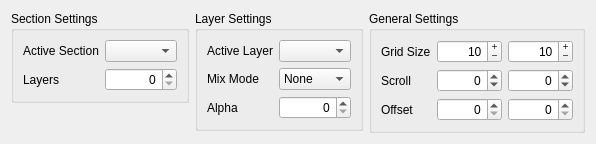
     <widget class="QWidget" name="sectionTab">
      <property name="sizePolicy">
       <sizepolicy hsizetype="Minimum" vsizetype="Minimum">
        <horstretch>0</horstretch>
        <verstretch>0</verstretch>
       </sizepolicy>
      </property>
      <attribute name="title">
       <string>Section</string>
      </attribute>
      <layout class="QGridLayout" name="gridLayout_6">
       <item row="0" column="7" alignment="Qt::AlignTop">
        <widget class="QGroupBox" name="layerSettingsGroupBox">
         <property name="title">
          <string>Layer Settings</string>
         </property>
         <layout class="QGridLayout" name="gridLayout_12">
          <item row="1" column="1">
           <widget class="QComboBox" name="mix_modeComboBox">
            <property name="toolTip">
             <string>The method used to mix this Layer with its base Section</string>
            </property>
            <item>
             <property name="text">
              <string>None</string>
             </property>
            </item>
            <item>
             <property name="text">
              <string>Alpha</string>
             </property>
            </item>
            <item>
             <property name="text">
              <string>Multiply</string>
             </property>
            </item>
            <item>
             <property name="text">
              <string>Overlay</string>
             </property>
            </item>
           </widget>
          </item>
          <item row="0" column="1">
           <widget class="QComboBox" name="layerComboBox">
            <property name="toolTip">
             <string>The currently selected Layer</string>
            </property>
           </widget>
          </item>
          <item row="0" column="0">
           <widget class="QLabel" name="label">
            <property name="text">
             <string>Active Layer</string>
            </property>
           </widget>
          </item>
          <item row="1" column="0">
           <widget class="QLabel" name="mixModeLabel">
            <property name="text">
             <string>Mix Mode</string>
            </property>
           </widget>
          </item>
          <item row="2" column="0">
           <widget class="QLabel" name="alphaLabel">
            <property name="text">
             <string>Alpha</string>
            </property>
           </widget>
          </item>
          <item row="2" column="1">
           <widget class="QSpinBox" name="alphaSpinBox">
            <property name="toolTip">
             <string>The Layer's transparency</string>
            </property>
            <property name="alignment">
             <set>Qt::AlignRight|Qt::AlignTrailing|Qt::AlignVCenter</set>
            </property>
            <property name="maximum">
             <number>255</number>
            </property>
            <property name="singleStep">
             <number>5</number>
            </property>
           </widget>
          </item>
         </layout>
        </widget>
       </item>
       <item row="0" column="3" alignment="Qt::AlignTop">
        <widget class="QGroupBox" name="sectionSettingsGroupBox">
         <property name="title">
          <string>Section Settings</string>
         </property>
         <layout class="QGridLayout" name="gridLayout_11">
          <item row="0" column="0">
           <widget class="QLabel" name="sectionSelectLabel">
            <property name="text">
             <string>Active Section</string>
            </property>
           </widget>
          </item>
          <item row="0" column="1">
           <widget class="QComboBox" name="sectionComboBox">
            <property name="toolTip">
             <string>The currently selected Section</string>
            </property>
           </widget>
          </item>
          <item row="1" column="0">
           <widget class="QLabel" name="label_2">
            <property name="text">
             <string>Layers</string>
            </property>
           </widget>
          </item>
          <item row="1" column="1">
           <widget class="QSpinBox" name="layerSpinBox">
            <property name="toolTip">
             <string>Sets the number of Layers belonging to this Section</string>
            </property>
            <property name="alignment">
             <set>Qt::AlignRight|Qt::AlignTrailing|Qt::AlignVCenter</set>
            </property>
            <property name="maximum">
             <number>255</number>
            </property>
           </widget>
          </item>
         </layout>
        </widget>
       </item>
       <item row="0" column="8" alignment="Qt::AlignTop">
        <widget class="QGroupBox" name="generalSettingsGroupBox">
         <property name="title">
          <string>General Settings</string>
         </property>
         <layout class="QGridLayout" name="gridLayout_13">
          <item row="1" column="0">
           <widget class="QLabel" name="scrollLabel">
            <property name="text">
             <string>Scroll</string>
            </property>
           </widget>
          </item>
          <item row="1" column="1">
           <widget class="QSpinBox" name="scrollXSpinBox">
            <property name="toolTip">
             <string>Sets the scroll rate/direction along the x-axis</string>
            </property>
            <property name="alignment">
             <set>Qt::AlignRight|Qt::AlignTrailing|Qt::AlignVCenter</set>
            </property>
            <property name="minimum">
             <number>-60000</number>
            </property>
            <property name="maximum">
             <number>60000</number>
            </property>
            <property name="singleStep">
             <number>100</number>
            </property>
            <property name="value">
             <number>0</number>
            </property>
           </widget>
          </item>
          <item row="0" column="0">
           <widget class="QLabel" name="gridSizeLabel">
            <property name="text">
             <string>Grid Size</string>
            </property>
           </widget>
          </item>
          <item row="1" column="2">
           <widget class="QSpinBox" name="scrollYSpinBox">
            <property name="toolTip">
             <string>Sets the scroll rate/direction along the y-axis</string>
            </property>
            <property name="alignment">
             <set>Qt::AlignRight|Qt::AlignTrailing|Qt::AlignVCenter</set>
            </property>
            <property name="minimum">
             <number>-60000</number>
            </property>
            <property name="maximum">
             <number>60000</number>
            </property>
            <property name="singleStep">
             <number>100</number>
            </property>
           </widget>
          </item>
          <item row="0" column="1">
           <widget class="QSpinBox" name="rowsSpinBox">
            <property name="toolTip">
             <string>Sets the width of the Pixel grid (select Base Section to edit)</string>
            </property>
            <property name="frame">
             <bool>true</bool>
            </property>
            <property name="alignment">
             <set>Qt::AlignRight|Qt::AlignTrailing|Qt::AlignVCenter</set>
            </property>
            <property name="buttonSymbols">
             <enum>QAbstractSpinBox::PlusMinus</enum>
            </property>
            <property name="minimum">
             <number>1</number>
            </property>
            <property name="maximum">
             <number>65535</number>
            </property>
            <property name="value">
             <number>10</number>
            </property>
           </widget>
          </item>
          <item row="0" column="2">
           <widget class="QSpinBox" name="columnsSpinBox">
            <property name="toolTip">
             <string>Sets the height of the Pixel grid (select Base Section to edit)</string>
            </property>
            <property name="alignment">
             <set>Qt::AlignRight|Qt::AlignTrailing|Qt::AlignVCenter</set>
            </property>
            <property name="buttonSymbols">
             <enum>QAbstractSpinBox::PlusMinus</enum>
            </property>
            <property name="minimum">
             <number>1</number>
            </property>
            <property name="maximum">
             <number>65535</number>
            </property>
            <property name="value">
             <number>10</number>
            </property>
           </widget>
          </item>
          <item row="2" column="0">
           <widget class="QLabel" name="offsetLabel">
            <property name="text">
             <string>Offset</string>
            </property>
           </widget>
          </item>
          <item row="2" column="1">
           <widget class="QSpinBox" name="offsetXSpinBox">
            <property name="toolTip">
             <string>Sets the offset along the x axis</string>
            </property>
            <property name="alignment">
             <set>Qt::AlignRight|Qt::AlignTrailing|Qt::AlignVCenter</set>
            </property>
           </widget>
          </item>
          <item row="2" column="2">
           <widget class="QSpinBox" name="offsetYSpinBox">
            <property name="toolTip">
             <string>Sets the offset along the y axis</string>
            </property>
            <property name="alignment">
             <set>Qt::AlignRight|Qt::AlignTrailing|Qt::AlignVCenter</set>
            </property>
           </widget>
          </item>
         </layout>
        </widget>
       </item>
      </layout>
     </widget>
